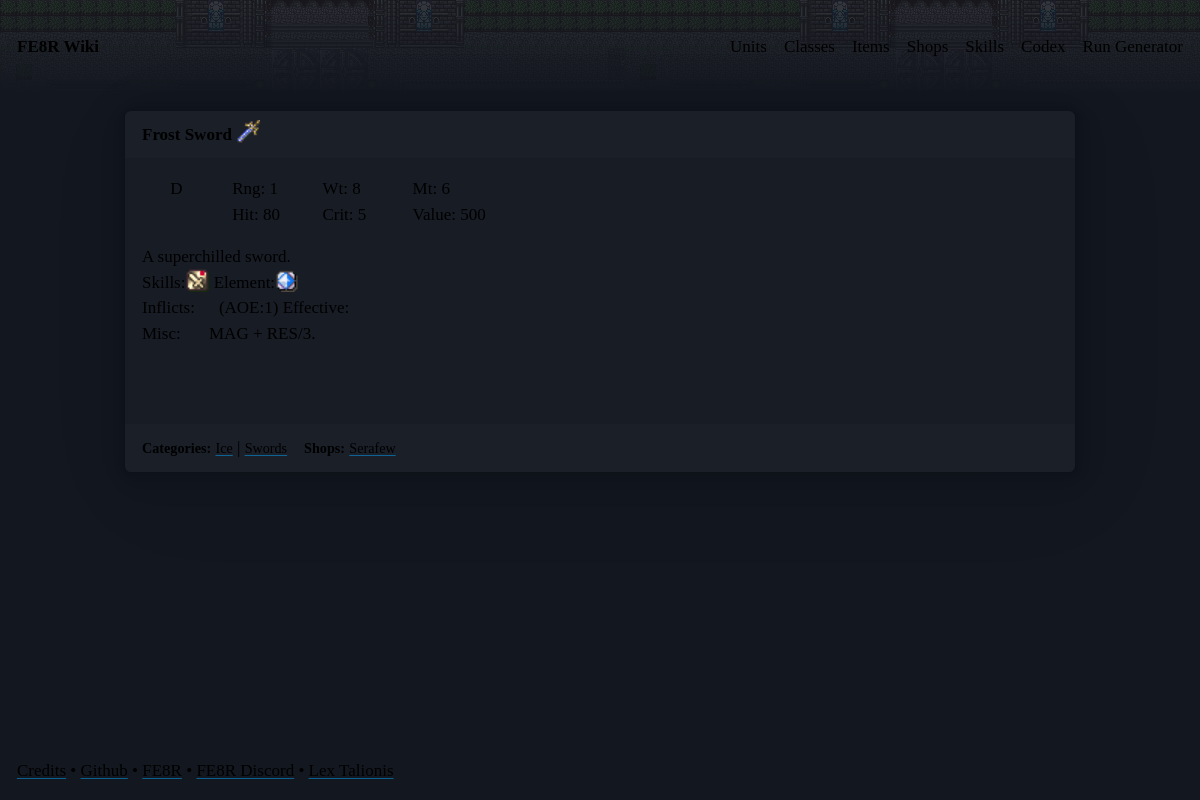
Screenshot of /items/Frost_Sword with the database file from the repository.
### app/models.py (models this page shows, shortened)
class Item(db.Model):
    __tablename__ = "items"
    nid: Mapped[str] = mapped_column(primary_key=True)
    name: Mapped[str]
    desc: Mapped[str]
    value: Mapped[int]
    weapon_rank: Mapped[str]
    weapon_rank_order_key: Mapped[str]
    weapon_type: Mapped[str]
    target: Mapped[str]
    damage: Mapped[int]
    weight: Mapped[int]
    crit: Mapped[int]
    hit: Mapped[int]
    min_range: Mapped[int]
    max_range: Mapped[int]
    icon_class: Mapped[str]
    categories: Mapped[list["ItemCategory"]] = relationship(
        secondary=item_category_assoc,
        back_populates="items",
    )
    sub_items = relationship(
        "Item",
        secondary=sub_item_assoc,
        primaryjoin=(sub_item_assoc.c.super_item_nid == nid),
        secondaryjoin=(sub_item_assoc.c.sub_item_nid == nid),
        backref="super_items",
    )
    status_on_equip = relationship(
        "Skill",
        secondary=item_skill_assoc,
        backref="items",
    )

class ItemCategory(db.Model):
    __tablename__ = "item_categories"
    nid: Mapped[str] = mapped_column(primary_key=True)
    name: Mapped[str]
    type: Mapped[str]
    order_key: Mapped[int]
    items: Mapped[list["Item"]] = relationship(
        secondary=item_category_assoc,
        back_populates="categories",
    )

class Shop(db.Model):
    __tablename__ = "shops"
    nid: Mapped[str] = mapped_column(primary_key=True)
    name: Mapped[str]
    type: Mapped[str]
    order_name: Mapped[str]
    abbr_name: Mapped[str]
    items = relationship(
        "Item",
        secondary=shop_item_assoc,
        backref="shops",
        uselist=True,
    )

### app/blueprints/items.py (the view)
@bp.route("/<string:fe_item_nid>")
def get_fe_item_sheet(fe_item_nid="Iron_Sword_Test") -> str:
    item_data = db.get_or_404(Item, fe_item_nid)
    return render_template("item_sheet.html.jinja2", item_data=item_data)

### app/__init__.py (called while the page is built)
def currency_format(value):
    return f"{value:,}"

### app/templates/item_sheet.html.jinja2 (shortened to what this page needs)
{% if not request.headers.hx_request %}
{% extends "layout.html.jinja2" %}
{% endif %}
{% block content %}
<article>
    <header>
        <strong>{{ item_data.name }} <span class="{{ item_data.icon_class }}"></span></strong>
    </header>
    {% if (item_data.weapon_type and item_data.weapon_type not in ['Misc','Accessory','Held Item']) or
    item_data.min_range or item_data.weight or
    item_data.damage or item_data.hit or
    item_data.crit or item_data.value %}
    <section class="stat-grid">
        {% if item_data.weapon_type not in ['Misc','Accessory','Held Item',"Consumable"] %}
        <div>
            <span class=" Wexpicons-icon {{ item_data.weapon_type }}-subIcon"></span>{% if item_data.weapon_rank %}
            {{item_data.weapon_rank}}{% endif %}<br />
        </div>
        {% endif %}
        {% if item_data.min_range %}
        <div>
            {% if item_data.min_range == item_data.max_range %}
            <span class="lt-color-yellow">Rng: </span>{{ item_data.min_range }}<br />
            {% else %}
            <span class="lt-color-yellow">Rng: </span>{{ item_data.min_range }}&ndash;{{ item_data.max_range
            }}<br />
            {% endif %}
        </div>
        {% endif %}
        {% if item_data.weight %}
        <div>
            <span class="lt-color-yellow">Wt: </span>{{ item_data.weight }}<br />
        </div>
        {% endif %}
        {% if item_data.damage %}
        <div>
            <span class="lt-color-yellow">Mt: </span>{{ item_data.damage }}<br />
        </div>
        {% endif %}
        {% if item_data.hit %}
        <div>
            <span class="lt-color-yellow">Hit: </span>{{ item_data.hit }}<br />
        </div>
        {% endif %}
        {% if item_data.crit %}
        <div>
            <span class="lt-color-yellow">Crit: </span>{{ item_data.crit }}<br />
        </div>
        {% endif %}
        {% if item_data.value %}
        <div>
            <span class="lt-color-yellow">Value: </span>{{ item_data.value|currency_format }}<br />
        </div>
        {% endif %}
        {% endif %}
    </section>
    {% if item_data.desc %}
    <section>
        <p>{{ item_data.desc }}</p>
    </section>
    {% endif %}
    {% if item_data.status_on_equip and request.args.get('hideSkills') != "true" %}
    <br />
    <section class="skill-grid">
        {% for skill in item_data.status_on_equip %}
        <div>
        </div>
        {% endfor %}
    </section>
    {% endif %}
    {% if not request.headers.hx_request%}
    <footer>
        {% if item_data.categories %}
        <strong><small>Categories:</small></strong>
        {% for item_cat in item_data.categories%}
        <a href="/items?selectedCategory={{ item_cat.nid }}"><small>{{ item_cat.name }}</small></a>
        {% if not loop.last %}
        |
        {% else %}
        &nbsp;&nbsp;
        {% endif %}
        {% endfor %}
        {% endif %}
        {% if item_data.shops %}
        <strong><small>Shops:</small></strong>
        {% for shop in item_data.shops %}
        <a href="/items/shops/{{ shop.nid }}"><small>{{ shop.abbr_name }}</small></a>
        {% endfor %}
        {% endif %}
    </footer>
    {% endif %}
</article>
{% endblock content %}

### rows the page displays
Item: name "Frost Sword", weapon_rank "D", min_range "1", weight "8", damage "6", hit "80", crit "5", value "500", desc "A superchilled sword. Skills: Element: Inflicts: (AOE:1) Effective: Misc: MAG + RES/3."
ItemCategory: name "Ice"
ItemCategory: name "Swords"
Shop: abbr_name "Serafew"
